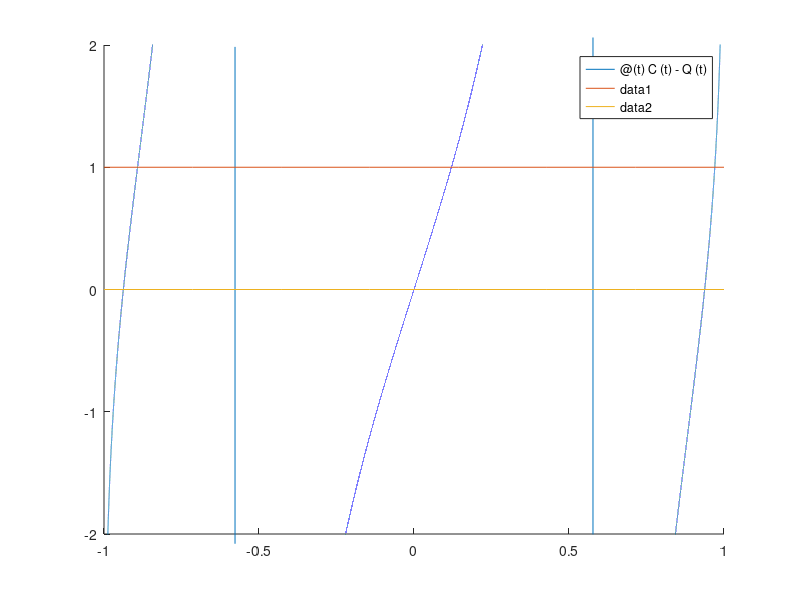

Here is the MATLAB script that generated this plot:
clear
close all
clc


N = 2;


%%

% polynomial: a = 0, b = 0
% chordwise: a = 0.5, b = -0.5
% spanwise: a = 0.5, b = 0.5

a = 0;
b = 0;

%% Recurrence Coefficients

ab = a + b;
ii = (2:N-1)';
abi = 2*ii + ab;
aa = [(b - a)/(2 + ab)
      (b^2 - a^2)./((abi - 2).*abi)
      (b^2 - a^2)./((2*N - 2+ab).*(2*N+ab))];
bb = [2*sqrt( (1 + a)*(1 + b)/(ab + 3))/(ab + 2) ; 
      2*sqrt(ii.*(ii + a).*(ii + b).*(ii + ab)./(abi.^2 - 1))./abi];

% weight function integral
IW = 2^(a+b+1)*((gamma(a+1)*gamma(b+1))/gamma(a+b+2));

% Gamma = 1+1/(N+2);
Gamma = 0
bb(N-1) = sqrt(1+Gamma)*bb(N-1);
%% Jacobi Matrix

J = diag(bb, 1) + diag(aa) + diag(bb, -1);

% special case
if N == 1
    J = aa(1);
end

%% Golub-Welsch

[V, D] = eig(J);

v = diag(D);
w = IW*V(1,:).^2;

%% Cauchy

W = @(t) (1-t).^a .* (1+t).^b;

% precomputed principal value of weight function
C = @(t) log((1+t)./(1-t));

Q = @(t) w*(1./(t-v));

f = @(t) C(t) - Q(t);

c = zeros(N, 1);

vint = [-1; v; 1];

for ci = 1:N+1
    c(ci, 1) = fzero(f, [vint(ci)+1e-12, vint(ci+1)-1e-12]);
end

figure
hold on
fplot(f, [-1, 1])
fplot(W, [-1, 1])
fplot(@(t) 0.*t, [-1, 1])
ylim([-2, 2])

c